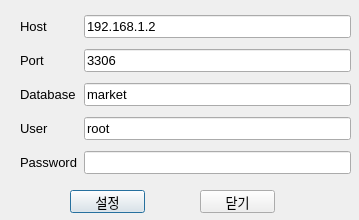
<?xml version="1.0" encoding="UTF-8"?>
<ui version="4.0">
 <class>Dialog</class>
 <widget class="QDialog" name="Dialog">
  <property name="geometry">
   <rect>
    <x>0</x>
    <y>0</y>
    <width>359</width>
    <height>220</height>
   </rect>
  </property>
  <property name="windowTitle">
   <string>Dialog</string>
  </property>
  <widget class="QPushButton" name="pushSet">
   <property name="geometry">
    <rect>
     <x>70</x>
     <y>190</y>
     <width>75</width>
     <height>23</height>
    </rect>
   </property>
   <property name="font">
    <font>
     <family>Arial</family>
     <pointsize>10</pointsize>
    </font>
   </property>
   <property name="text">
    <string>설정</string>
   </property>
  </widget>
  <widget class="QPushButton" name="pushClose">
   <property name="geometry">
    <rect>
     <x>200</x>
     <y>190</y>
     <width>75</width>
     <height>23</height>
    </rect>
   </property>
   <property name="font">
    <font>
     <family>Arial</family>
     <pointsize>10</pointsize>
    </font>
   </property>
   <property name="text">
    <string>닫기</string>
   </property>
  </widget>
  <widget class="QWidget" name="gridLayoutWidget">
   <property name="geometry">
    <rect>
     <x>20</x>
     <y>10</y>
     <width>331</width>
     <height>171</height>
    </rect>
   </property>
   <layout class="QGridLayout" name="gridLayout">
    <item row="3" column="0">
     <widget class="QLabel" name="label_2">
      <property name="font">
       <font>
        <family>Arial</family>
        <pointsize>10</pointsize>
       </font>
      </property>
      <property name="text">
       <string>User</string>
      </property>
     </widget>
    </item>
    <item row="2" column="0">
     <widget class="QLabel" name="label_4">
      <property name="font">
       <font>
        <family>Arial</family>
        <pointsize>10</pointsize>
       </font>
      </property>
      <property name="text">
       <string>Database</string>
      </property>
     </widget>
    </item>
    <item row="4" column="1">
     <widget class="QLineEdit" name="linePassword">
      <property name="font">
       <font>
        <family>Arial</family>
        <pointsize>10</pointsize>
       </font>
      </property>
     </widget>
    </item>
    <item row="1" column="0">
     <widget class="QLabel" name="label_6">
      <property name="font">
       <font>
        <family>Arial</family>
        <pointsize>10</pointsize>
       </font>
      </property>
      <property name="text">
       <string>Port</string>
      </property>
     </widget>
    </item>
    <item row="1" column="1">
     <widget class="QLineEdit" name="linePort">
      <property name="font">
       <font>
        <family>Arial</family>
        <pointsize>10</pointsize>
       </font>
      </property>
      <property name="text">
       <string>3306</string>
      </property>
     </widget>
    </item>
    <item row="3" column="1">
     <widget class="QLineEdit" name="lineUser">
      <property name="font">
       <font>
        <family>Arial</family>
        <pointsize>10</pointsize>
       </font>
      </property>
      <property name="text">
       <string>root</string>
      </property>
     </widget>
    </item>
    <item row="2" column="1">
     <widget class="QLineEdit" name="lineDatabase">
      <property name="font">
       <font>
        <family>Arial</family>
        <pointsize>10</pointsize>
       </font>
      </property>
      <property name="text">
       <string>market</string>
      </property>
     </widget>
    </item>
    <item row="4" column="0">
     <widget class="QLabel" name="label_3">
      <property name="font">
       <font>
        <family>Arial</family>
        <pointsize>10</pointsize>
       </font>
      </property>
      <property name="text">
       <string>Password</string>
      </property>
     </widget>
    </item>
    <item row="0" column="1">
     <widget class="QLineEdit" name="lineHost">
      <property name="font">
       <font>
        <family>Arial</family>
        <pointsize>10</pointsize>
       </font>
      </property>
      <property name="text">
       <string>192.168.1.2</string>
      </property>
     </widget>
    </item>
    <item row="0" column="0">
     <widget class="QLabel" name="label_5">
      <property name="font">
       <font>
        <family>Arial</family>
        <pointsize>10</pointsize>
       </font>
      </property>
      <property name="text">
       <string>Host</string>
      </property>
     </widget>
    </item>
   </layout>
  </widget>
 </widget>
 <resources/>
 <connections/>
</ui>
